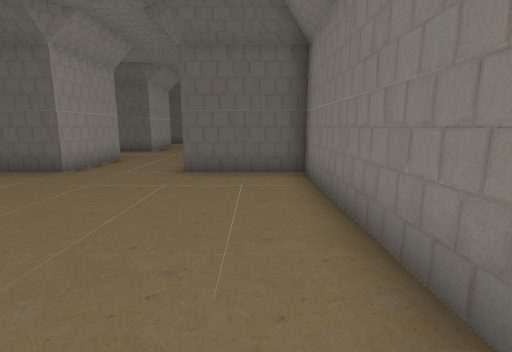
view 1 (above)

13 first-person views from a walk through a 3-D level made in the Godot game engine. The camera is 1.2 m above the floor, tilts 10° down and sees 85° across. The floor is counted in squares, 1 m on a side. Each view is taken from the middle of a square. On the plan, view 1 faces up. The plan holds only what a view shows up to about 13 squares ahead; the rest is blank.

view 2
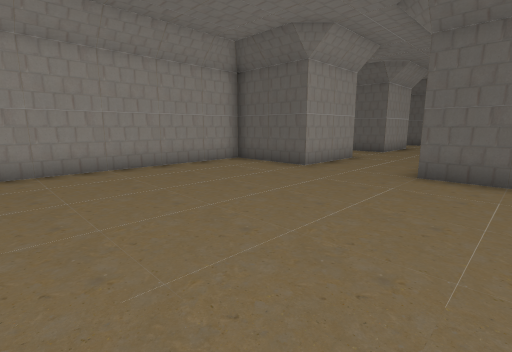

view 3
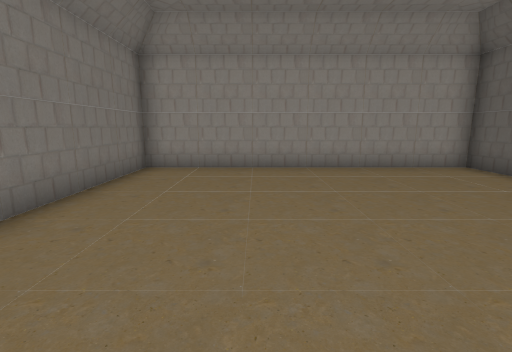

view 4
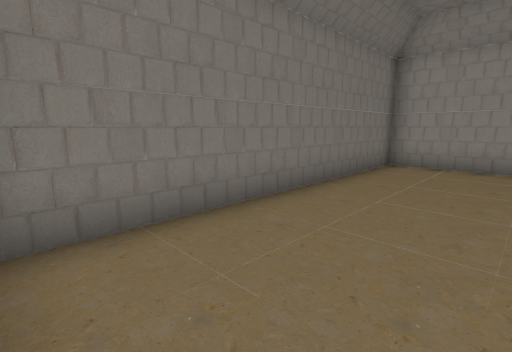

view 5
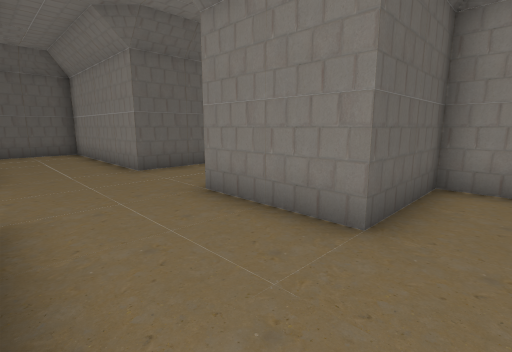

view 6
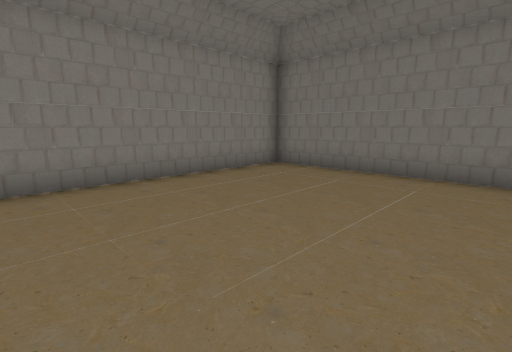

view 7
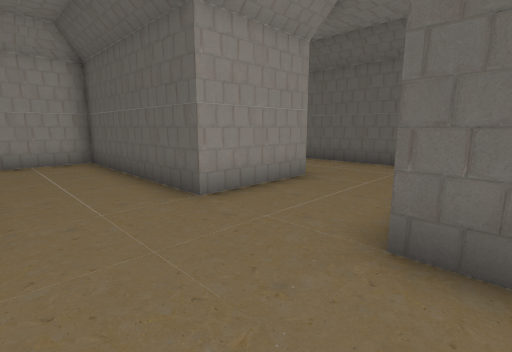

view 8
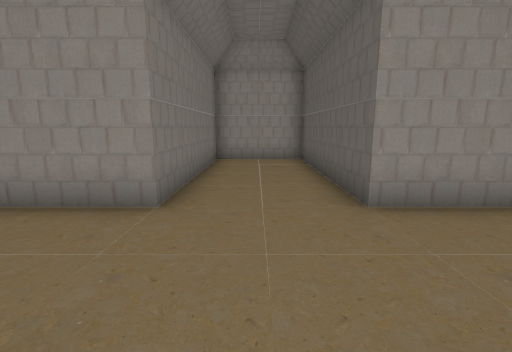

view 9
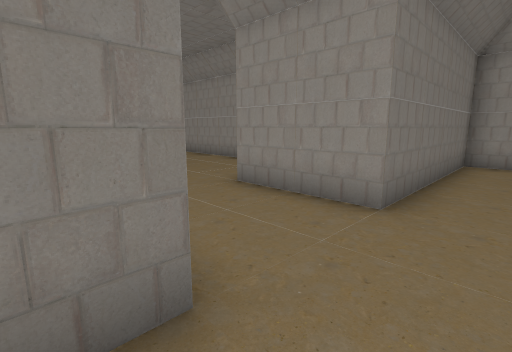

view 10
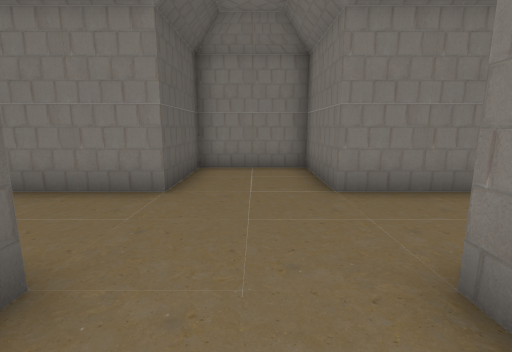

view 11
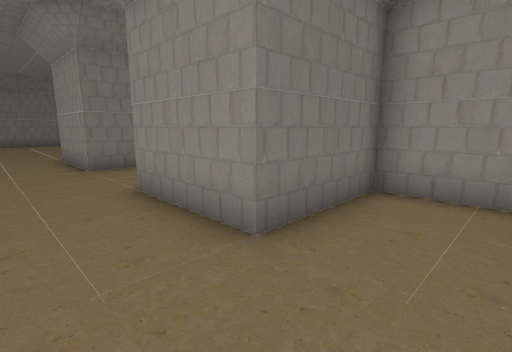

view 12
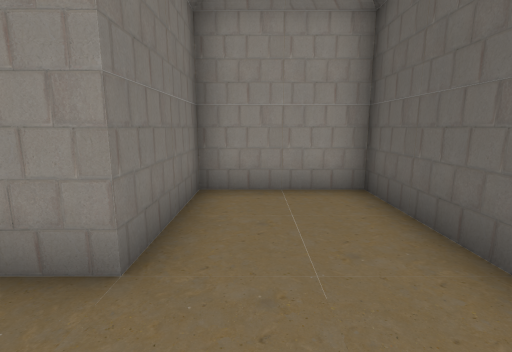

view 13
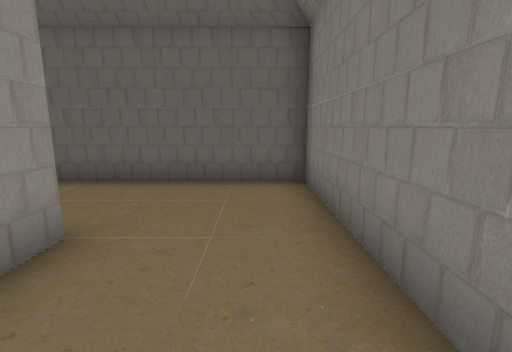

### Floor plan
Points are (right, up) in squares from view 1. A wall is a line through its corners. A room is listed if a view was taken in it or the views show most of it. See-through windows are left out.
Room 1 (views 1, 2, 3, 4, 5, 6)
walls: (-5.1, 10.5) (-5.1, 7.3) (-8.3, 7.3) (-8.3, -2.3) (1.3, -2.3) (1.3, 7.3) (-1.9, 7.3) (-1.9, 10.5)
ways out: opening at (-3.5, 10) to room 2
Room 2 (views 7, 8, 9, 10, 11, 12, 13)
walls: (-1.9, 10.5) (1.3, 10.5) (1.3, 13.7) (-1.9, 13.7) (-1.9, 20.1) (-8.3, 20.1) (-8.3, 16.9) (-5.1, 16.9) (-5.1, 13.7) (-11.5, 13.7) (-11.5, 10.5) (-5.1, 10.5)
ways out: opening at (-3.5, 10) to room 1

Positions as (right, up) in squares from view 1, and headings:
1: (0, 0), facing up
2: (0, 0), facing up-left
3: (0, 1), facing left
4: (1, 1), facing down-left
5: (-5, 6), facing up-right
6: (-5, 5), facing down-right
7: (-1, 11), facing up-left
8: (-1, 12), facing left
9: (-1, 12), facing down-left
10: (-7, 12), facing right
11: (-3, 19), facing down-left
12: (-3, 18), facing left
13: (-3, 14), facing up
